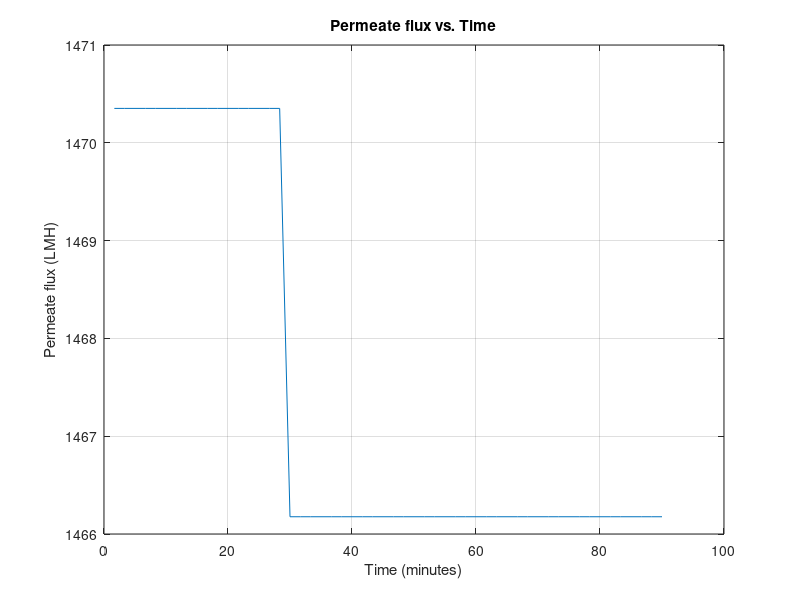

Source code (MATLAB):
% (iii) Prediction of flux decline for a constant pressure run

% Define the parameters (replace with actual values)
n = 1.37;       % Example value for n
beta = 0.15;    % Example value for beta
tau = 0.2877;       % Example value for tau
theta = 0.022;     % Example value for theta
epsilon_so = 0.27; % Example value for epsilon_so
k_o = 1.89*10^(-14);       % Example value for k_o
DeltaP = 50000;    % Example value for Delta P
mu = 0.00089;        % Example value for mu
Rm = 1.37*10^11;        % Example value for Rm
s=0.00398;

A=1-n-beta;
Pa=(tau*exp((DeltaP/1000)*theta))*1000;
C=(2*mu*s*A)/(k_o*Pa*(epsilon_so-s));
n=0;
p=0;
y=zeros(54,2);

% Define the time interval and step
t_start = 100;         % start time
t_end = 90*60;      % end time in seconds (90 minutes)
dt = 100;            % time step in seconds

% Initialize variables
t_values = t_start:dt:t_end;  % time values
J_values = zeros(size(t_values));  % initialize J values
DeltaPc_values = zeros(size(t_values));  % initialize DeltaPc values

for t=100:100:5400
    
    % Solve the equations simultaneously using fsolve
    % Initial guesses for [J, DeltaPc]
    x0 = [100 5*10^(-5)];
    
    % Define the system of equations as a function handle
    F=@(x)[x(1)-DeltaP+(mu*Rm.*x(2)),x(2)+((((1+(x(1)/Pa))^A)-1)./(sqrt(C*(((1+(x(1)./Pa))^A)-1).*t)))];
    
    % Solve using fsolve
    m =fsolve(F,x0);
    
    % Extract solutions
    y(n+1,1)=m(1);
    y(n+1,2)=m(2);
    n=n+1; % Increment index
    
    % Store the values
    J_values = y(:,2);
    DeltaPc_values= y(:,1);
end

% Plot J vs. t
figure;
plot(t_values/60, J_values * 1000 * 3600);  % t_values/60 to convert to minutes
xlabel('Time (minutes)');
ylabel('Permeate flux (LMH)');
title('Permeate flux vs. Time');
grid on;
